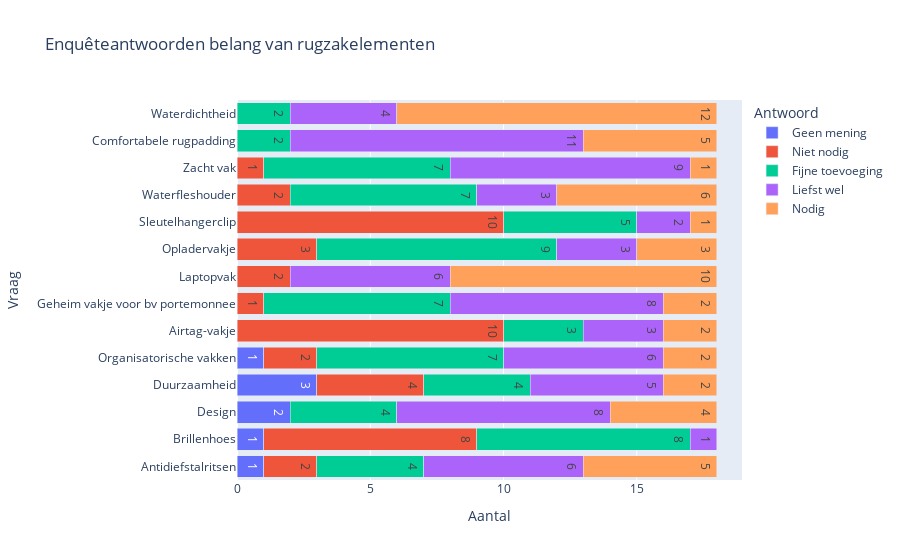

Here is the notebook cell this chart was saved with:
### Code cell
columns = [
    'laptopvak', 'brillenhoes', 'airtag_vak', 'waterfleshouder', 'geheim_vakje',
    'waterdichtheid', 'comfortabele_rugpadding', 'oplader_vakje', 'sleutelhangerclip',
    'organisatorische_vakken', 'zacht_vak', 'anti_diefstal_ritsen', 'design', 'duurzaamheid'
]

df_melted = df[columns].melt(var_name='Vraag', value_name='Antwoord')

counts = df_melted.groupby(['Vraag', 'Antwoord']).size().reset_index(name='Aantal')

category_order = ["Geen mening", "Niet nodig", "Fijne toevoeging", "Liefst wel", "Nodig"]
counts['Antwoord'] = pd.Categorical(counts['Antwoord'], categories=category_order, ordered=True)

display_names = {
    "laptopvak": "Laptopvak",
    "brillenhoes": "Brillenhoes",
    "airtag_vak": "Airtag-vakje",
    "waterfleshouder": "Waterfleshouder",
    "geheim_vakje": "Geheim vakje voor bv portemonnee",
    "waterdichtheid": "Waterdichtheid",
    "comfortabele_rugpadding": "Comfortabele rugpadding",
    "oplader_vakje": "Opladervakje",
    "sleutelhangerclip": "Sleutelhangerclip",
    "organisatorische_vakken": "Organisatorische vakken",
    "zacht_vak": "Zacht vak",
    "anti_diefstal_ritsen": "Antidiefstalritsen",
    "design": "Design",
    "duurzaamheid": "Duurzaamheid",
    
}
counts['Vraag'] = counts['Vraag'].replace(display_names)

fig = px.bar(
    counts,
    x='Aantal',
    y='Vraag',
    color='Antwoord',
    category_orders={'Antwoord': category_order},
    orientation='h',
    text='Aantal',
    title="Enquêteantwoorden belang van rugzakelementen"
)

fig.update_layout(
    barmode='stack',
    yaxis={
        'tickmode':'array',
        'tickvals':counts['Vraag'].unique(),
        'ticktext':counts['Vraag'].unique(),
        'categoryorder':'total ascending',
    },
)

fig.show()

### Figure 1 — Plotly figure (JSON) as saved in the notebook; plotly's stock layout.template omitted (floating-point values rounded to 4 significant figures)
{"data": [{"alignmentgroup": "True", "hovertemplate": "Antwoord=Geen mening<br>Aantal=%{text}<br>Vraag=%{y}<extra></extra>", "legendgroup": "Geen mening", "marker": {"color": "#636efa", "pattern": {"shape": ""}}, "name": "Geen mening", "offsetgroup": "Geen mening", "orientation": "h", "showlegend": true, "text": [1, 1, 2, 3, 1], "textposition": "auto", "type": "bar", "x": [1, 1, 2, 3, 1], "xaxis": "x", "y": ["Antidiefstalritsen", "Brillenhoes", "Design", "Duurzaamheid", "Organisatorische vakken"], "yaxis": "y"}, {"alignmentgroup": "True", "hovertemplate": "Antwoord=Niet nodig<br>Aantal=%{text}<br>Vraag=%{y}<extra></extra>", "legendgroup": "Niet nodig", "marker": {"color": "#EF553B", "pattern": {"shape": ""}}, "name": "Niet nodig", "offsetgroup": "Niet nodig", "orientation": "h", "showlegend": true, "text": [10, 2, 8, 4, 1, 2, 3, 2, 10, 2, 1], "textposition": "auto", "type": "bar", "x": [10, 2, 8, 4, 1, 2, 3, 2, 10, 2, 1], "xaxis": "x", "y": ["Airtag-vakje", "Antidiefstalritsen", "Brillenhoes", "Duurzaamheid", "Geheim vakje voor bv portemonnee", "Laptopvak", "Opladervakje", "Organisatorische vakken", "Sleutelhangerclip", "Waterfleshouder", "Zacht vak"], "yaxis": "y"}, {"alignmentgroup": "True", "hovertemplate": "Antwoord=Fijne toevoeging<br>Aantal=%{text}<br>Vraag=%{y}<extra></extra>", "legendgroup": "Fijne toevoeging", "marker": {"color": "#00cc96", "pattern": {"shape": ""}}, "name": "Fijne toevoeging", "offsetgroup": "Fijne toevoeging", "orientation": "h", "showlegend": true, "text": [3, 4, 8, 2, 4, 4, 7, 9, 7, 5, 2, 7, 7], "textposition": "auto", "type": "bar", "x": [3, 4, 8, 2, 4, 4, 7, 9, 7, 5, 2, 7, 7], "xaxis": "x", "y": ["Airtag-vakje", "Antidiefstalritsen", "Brillenhoes", "Comfortabele rugpadding", "Design", "Duurzaamheid", "Geheim vakje voor bv portemonnee", "Opladervakje", "Organisatorische vakken", "Sleutelhangerclip", "Waterdichtheid", "Waterfleshouder", "Zacht vak"], "yaxis": "y"}, {"alignmentgroup": "True", "hovertemplate": "Antwoord=Liefst wel<br>Aantal=%{text}<br>Vraag=%{y}<extra></extra>", "legendgroup": "Liefst wel", "marker": {"color": "#ab63fa", "pattern": {"shape": ""}}, "name": "Liefst wel", "offsetgroup": "Liefst wel", "orientation": "h", "showlegend": true, "text": [3, 6, 1, 11, 8, 5, 8, 6, 3, 6, 2, 4, 3, 9], "textposition": "auto", "type": "bar", "x": [3, 6, 1, 11, 8, 5, 8, 6, 3, 6, 2, 4, 3, 9], "xaxis": "x", "y": ["Airtag-vakje", "Antidiefstalritsen", "Brillenhoes", "Comfortabele rugpadding", "Design", "Duurzaamheid", "Geheim vakje voor bv portemonnee", "Laptopvak", "Opladervakje", "Organisatorische vakken", "Sleutelhangerclip", "Waterdichtheid", "Waterfleshouder", "Zacht vak"], "yaxis": "y"}, {"alignmentgroup": "True", "hovertemplate": "Antwoord=Nodig<br>Aantal=%{text}<br>Vraag=%{y}<extra></extra>", "legendgroup": "Nodig", "marker": {"color": "#FFA15A", "pattern": {"shape": ""}}, "name": "Nodig", "offsetgroup": "Nodig", "orientation": "h", "showlegend": true, "text": [2, 5, 5, 4, 2, 2, 10, 3, 2, 1, 12, 6, 1], "textposition": "auto", "type": "bar", "x": [2, 5, 5, 4, 2, 2, 10, 3, 2, 1, 12, 6, 1], "xaxis": "x", "y": ["Airtag-vakje", "Antidiefstalritsen", "Comfortabele rugpadding", "Design", "Duurzaamheid", "Geheim vakje voor bv portemonnee", "Laptopvak", "Opladervakje", "Organisatorische vakken", "Sleutelhangerclip", "Waterdichtheid", "Waterfleshouder", "Zacht vak"], "yaxis": "y"}], "layout": {"barmode": "stack", "legend": {"title": {"text": "Antwoord"}, "tracegroupgap": 0}, "title": {"text": "Enquêteantwoorden belang van rugzakelementen"}, "xaxis": {"anchor": "y", "domain": [0, 1], "title": {"text": "Aantal"}}, "yaxis": {"anchor": "x", "categoryorder": "total ascending", "domain": [0, 1], "tickmode": "array", "ticktext": ["Airtag-vakje", "Antidiefstalritsen", "Brillenhoes", "Comfortabele rugpadding", "Design", "Duurzaamheid", "Geheim vakje voor bv portemonnee", "Laptopvak", "Opladervakje", "Organisatorische vakken", "Sleutelhangerclip", "Waterdichtheid", "Waterfleshouder", "Zacht vak"], "tickvals": ["Airtag-vakje", "Antidiefstalritsen", "Brillenhoes", "Comfortabele rugpadding", "Design", "Duurzaamheid", "Geheim vakje voor bv portemonnee", "Laptopvak", "Opladervakje", "Organisatorische vakken", "Sleutelhangerclip", "Waterdichtheid", "Waterfleshouder", "Zacht vak"], "title": {"text": "Vraag"}}}}
